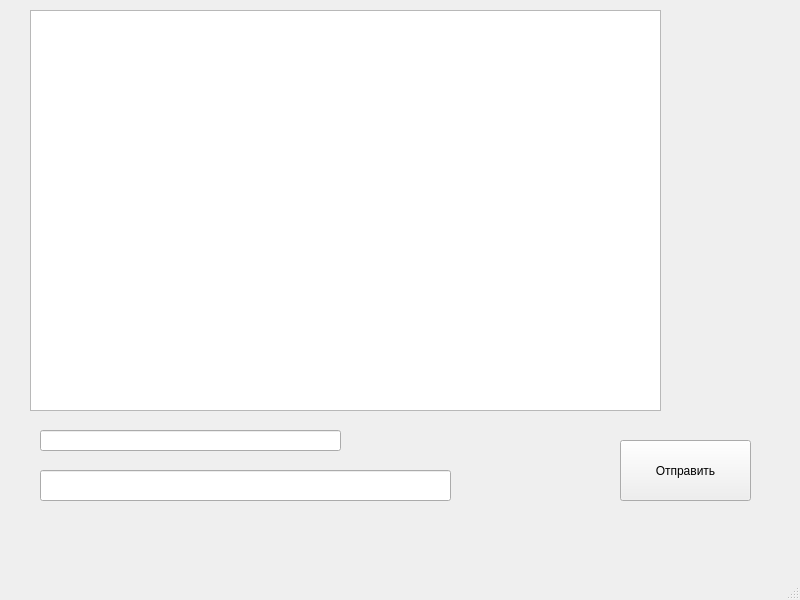
<?xml version="1.0" encoding="UTF-8"?>
<ui version="4.0">
 <class>MainWindow</class>
 <widget class="QMainWindow" name="MainWindow">
  <property name="geometry">
   <rect>
    <x>0</x>
    <y>0</y>
    <width>800</width>
    <height>600</height>
   </rect>
  </property>
  <property name="windowTitle">
   <string>PyQtClient</string>
  </property>
  <widget class="QWidget" name="centralwidget">
   <widget class="QPushButton" name="pushButton">
    <property name="geometry">
     <rect>
      <x>620</x>
      <y>440</y>
      <width>131</width>
      <height>61</height>
     </rect>
    </property>
    <property name="text">
     <string>Отправить</string>
    </property>
   </widget>
   <widget class="QLineEdit" name="lineEdit">
    <property name="geometry">
     <rect>
      <x>40</x>
      <y>470</y>
      <width>411</width>
      <height>31</height>
     </rect>
    </property>
   </widget>
   <widget class="QLineEdit" name="lineEdit_2">
    <property name="geometry">
     <rect>
      <x>40</x>
      <y>430</y>
      <width>301</width>
      <height>21</height>
     </rect>
    </property>
   </widget>
   <widget class="QListWidget" name="listWidget">
    <property name="geometry">
     <rect>
      <x>30</x>
      <y>10</y>
      <width>631</width>
      <height>401</height>
     </rect>
    </property>
   </widget>
  </widget>
  <widget class="QMenuBar" name="menubar">
   <property name="geometry">
    <rect>
     <x>0</x>
     <y>0</y>
     <width>800</width>
     <height>26</height>
    </rect>
   </property>
  </widget>
  <widget class="QStatusBar" name="statusbar"/>
 </widget>
 <resources/>
 <connections/>
</ui>
